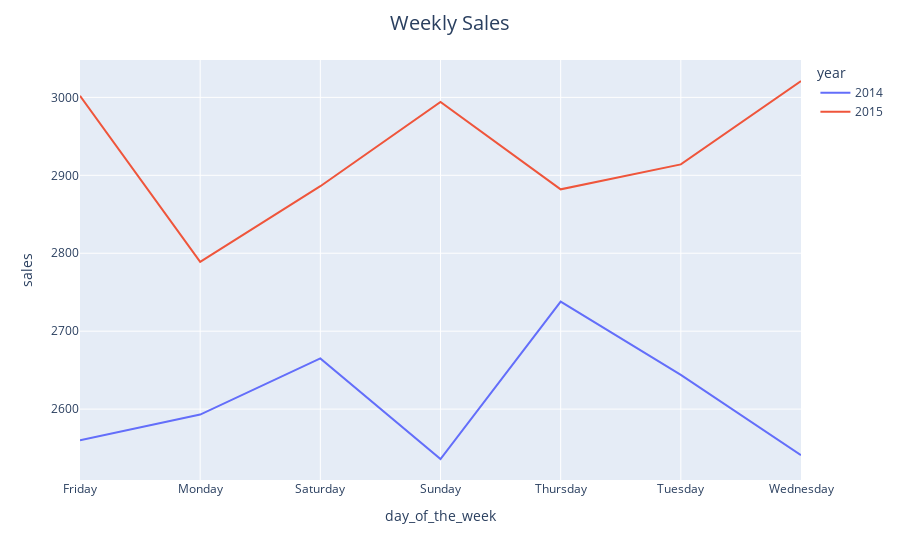

Notebook code for this chart:
### Code cell
yewe = df.groupby(['year', 'day_of_the_week'], as_index = False).agg(sales=('itemDescription', 'count'))
dayso= CategoricalDtype(['Monday', 'Tuesday', 'Wednesday', 'Thursday', 'Friday', 'Saturday', 'Sunday'])
yewe['day_of_week'] = yewe['day_of_the_week'].astype(dayso)
yewe = yewe.sort_values(by = 'day_of_the_week')
fig = px.line(yewe, x = 'day_of_the_week',y='sales',color='year')
fig.update_layout(title_text ='Weekly Sales',title_x=0.5,
                 title = {'font': {'size':20}})

### Figure 1 — Plotly figure (JSON) as saved in the notebook; plotly's stock layout.template omitted (floating-point values rounded to 4 significant figures)
{"data": [{"hovertemplate": "year=2014<br>day_of_the_week=%{x}<br>sales=%{y}<extra></extra>", "legendgroup": "2014", "line": {"color": "#636efa", "dash": "solid"}, "marker": {"symbol": "circle"}, "mode": "lines", "name": "2014", "orientation": "v", "showlegend": true, "type": "scatter", "x": ["Friday", "Monday", "Saturday", "Sunday", "Thursday", "Tuesday", "Wednesday"], "xaxis": "x", "y": [2560, 2593, 2665, 2536, 2738, 2644, 2541], "yaxis": "y"}, {"hovertemplate": "year=2015<br>day_of_the_week=%{x}<br>sales=%{y}<extra></extra>", "legendgroup": "2015", "line": {"color": "#EF553B", "dash": "solid"}, "marker": {"symbol": "circle"}, "mode": "lines", "name": "2015", "orientation": "v", "showlegend": true, "type": "scatter", "x": ["Friday", "Monday", "Saturday", "Sunday", "Thursday", "Tuesday", "Wednesday"], "xaxis": "x", "y": [3002, 2789, 2886, 2994, 2882, 2914, 3021], "yaxis": "y"}], "layout": {"autosize": true, "legend": {"title": {"text": "year"}, "tracegroupgap": 0}, "margin": {"t": 60}, "title": {"font": {"size": 20}, "text": "Weekly Sales", "x": 0.5}, "xaxis": {"anchor": "y", "autorange": true, "domain": [0, 1], "range": [0, 6], "title": {"text": "day_of_the_week"}, "type": "category"}, "yaxis": {"anchor": "x", "autorange": true, "domain": [0, 1], "range": [2509.0, 3048.0], "title": {"text": "sales"}, "type": "linear"}}}
